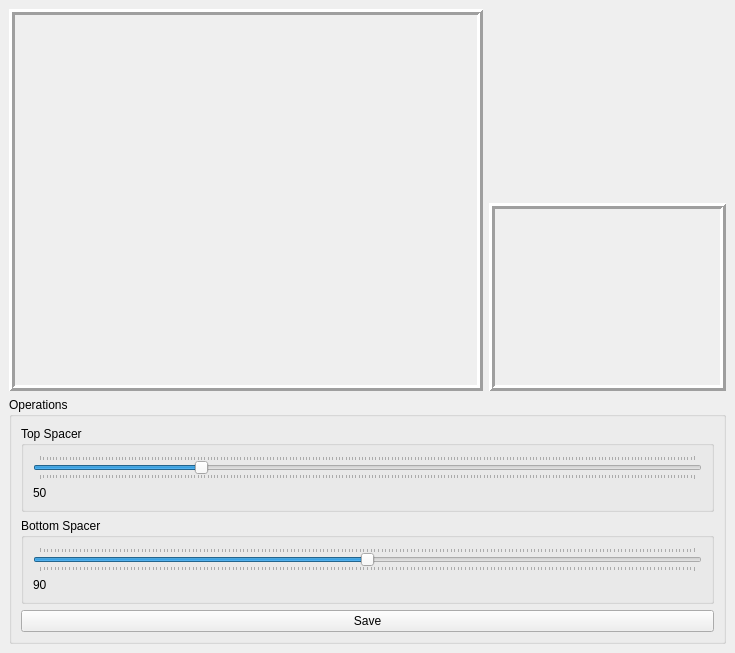
<?xml version="1.0" encoding="UTF-8"?>
<ui version="4.0">
 <class>Distchecker</class>
 <widget class="QMainWindow" name="Distchecker">
  <property name="geometry">
   <rect>
    <x>0</x>
    <y>0</y>
    <width>735</width>
    <height>653</height>
   </rect>
  </property>
  <property name="maximumSize">
   <size>
    <width>16777215</width>
    <height>16777210</height>
   </size>
  </property>
  <property name="sizeIncrement">
   <size>
    <width>1</width>
    <height>0</height>
   </size>
  </property>
  <property name="windowTitle">
   <string>Distance Checker</string>
  </property>
  <property name="autoFillBackground">
   <bool>false</bool>
  </property>
  <widget class="QWidget" name="mainContainer">
   <layout class="QGridLayout" name="gridLayout">
    <item row="2" column="0" colspan="3">
     <widget class="QGroupBox" name="groupBox">
      <property name="title">
       <string>Operations</string>
      </property>
      <layout class="QVBoxLayout" name="verticalLayout">
       <item>
        <widget class="QGroupBox" name="groupBox_2">
         <property name="sizePolicy">
          <sizepolicy hsizetype="Minimum" vsizetype="Minimum">
           <horstretch>0</horstretch>
           <verstretch>0</verstretch>
          </sizepolicy>
         </property>
         <property name="focusPolicy">
          <enum>Qt::StrongFocus</enum>
         </property>
         <property name="contextMenuPolicy">
          <enum>Qt::NoContextMenu</enum>
         </property>
         <property name="title">
          <string>Top Spacer</string>
         </property>
         <layout class="QVBoxLayout" name="verticalLayout_3">
          <item>
           <widget class="QSlider" name="topSlider">
            <property name="sizePolicy">
             <sizepolicy hsizetype="Minimum" vsizetype="Minimum">
              <horstretch>0</horstretch>
              <verstretch>0</verstretch>
             </sizepolicy>
            </property>
            <property name="minimum">
             <number>1</number>
            </property>
            <property name="maximum">
             <number>200</number>
            </property>
            <property name="pageStep">
             <number>1</number>
            </property>
            <property name="value">
             <number>50</number>
            </property>
            <property name="sliderPosition">
             <number>50</number>
            </property>
            <property name="orientation">
             <enum>Qt::Horizontal</enum>
            </property>
            <property name="invertedAppearance">
             <bool>false</bool>
            </property>
            <property name="invertedControls">
             <bool>false</bool>
            </property>
            <property name="tickPosition">
             <enum>QSlider::TicksBothSides</enum>
            </property>
           </widget>
          </item>
          <item>
           <widget class="QLabel" name="topCount">
            <property name="sizeIncrement">
             <size>
              <width>3</width>
              <height>0</height>
             </size>
            </property>
            <property name="text">
             <string>50</string>
            </property>
           </widget>
          </item>
         </layout>
        </widget>
       </item>
       <item>
        <widget class="QGroupBox" name="groupBox_3">
         <property name="title">
          <string>Bottom Spacer</string>
         </property>
         <layout class="QVBoxLayout" name="verticalLayout_2">
          <item>
           <widget class="QSlider" name="bottomSlider">
            <property name="sizePolicy">
             <sizepolicy hsizetype="Minimum" vsizetype="Minimum">
              <horstretch>0</horstretch>
              <verstretch>0</verstretch>
             </sizepolicy>
            </property>
            <property name="minimum">
             <number>0</number>
            </property>
            <property name="maximum">
             <number>180</number>
            </property>
            <property name="pageStep">
             <number>1</number>
            </property>
            <property name="value">
             <number>90</number>
            </property>
            <property name="orientation">
             <enum>Qt::Horizontal</enum>
            </property>
            <property name="tickPosition">
             <enum>QSlider::TicksBothSides</enum>
            </property>
           </widget>
          </item>
          <item>
           <widget class="QLabel" name="bottomCount">
            <property name="text">
             <string>90</string>
            </property>
            <property name="textFormat">
             <enum>Qt::AutoText</enum>
            </property>
           </widget>
          </item>
         </layout>
        </widget>
       </item>
       <item>
        <widget class="QPushButton" name="saveButton">
         <property name="text">
          <string>Save</string>
         </property>
        </widget>
       </item>
      </layout>
     </widget>
    </item>
    <item row="0" column="0" rowspan="2" colspan="2">
     <widget class="QLabel" name="mainPicture">
      <property name="sizePolicy">
       <sizepolicy hsizetype="Preferred" vsizetype="Preferred">
        <horstretch>0</horstretch>
        <verstretch>0</verstretch>
       </sizepolicy>
      </property>
      <property name="frameShape">
       <enum>QFrame::Box</enum>
      </property>
      <property name="frameShadow">
       <enum>QFrame::Raised</enum>
      </property>
      <property name="lineWidth">
       <number>3</number>
      </property>
      <property name="text">
       <string/>
      </property>
      <property name="pixmap">
       <pixmap>graphology/white.bmp</pixmap>
      </property>
      <property name="scaledContents">
       <bool>false</bool>
      </property>
      <property name="alignment">
       <set>Qt::AlignLeading|Qt::AlignLeft|Qt::AlignTop</set>
      </property>
     </widget>
    </item>
    <item row="1" column="2">
     <widget class="QLabel" name="analysis">
      <property name="sizePolicy">
       <sizepolicy hsizetype="Ignored" vsizetype="Ignored">
        <horstretch>0</horstretch>
        <verstretch>0</verstretch>
       </sizepolicy>
      </property>
      <property name="frameShape">
       <enum>QFrame::Box</enum>
      </property>
      <property name="frameShadow">
       <enum>QFrame::Raised</enum>
      </property>
      <property name="lineWidth">
       <number>3</number>
      </property>
      <property name="text">
       <string/>
      </property>
      <property name="wordWrap">
       <bool>true</bool>
      </property>
      <property name="margin">
       <number>20</number>
      </property>
     </widget>
    </item>
   </layout>
  </widget>
 </widget>
 <resources/>
 <connections/>
</ui>
